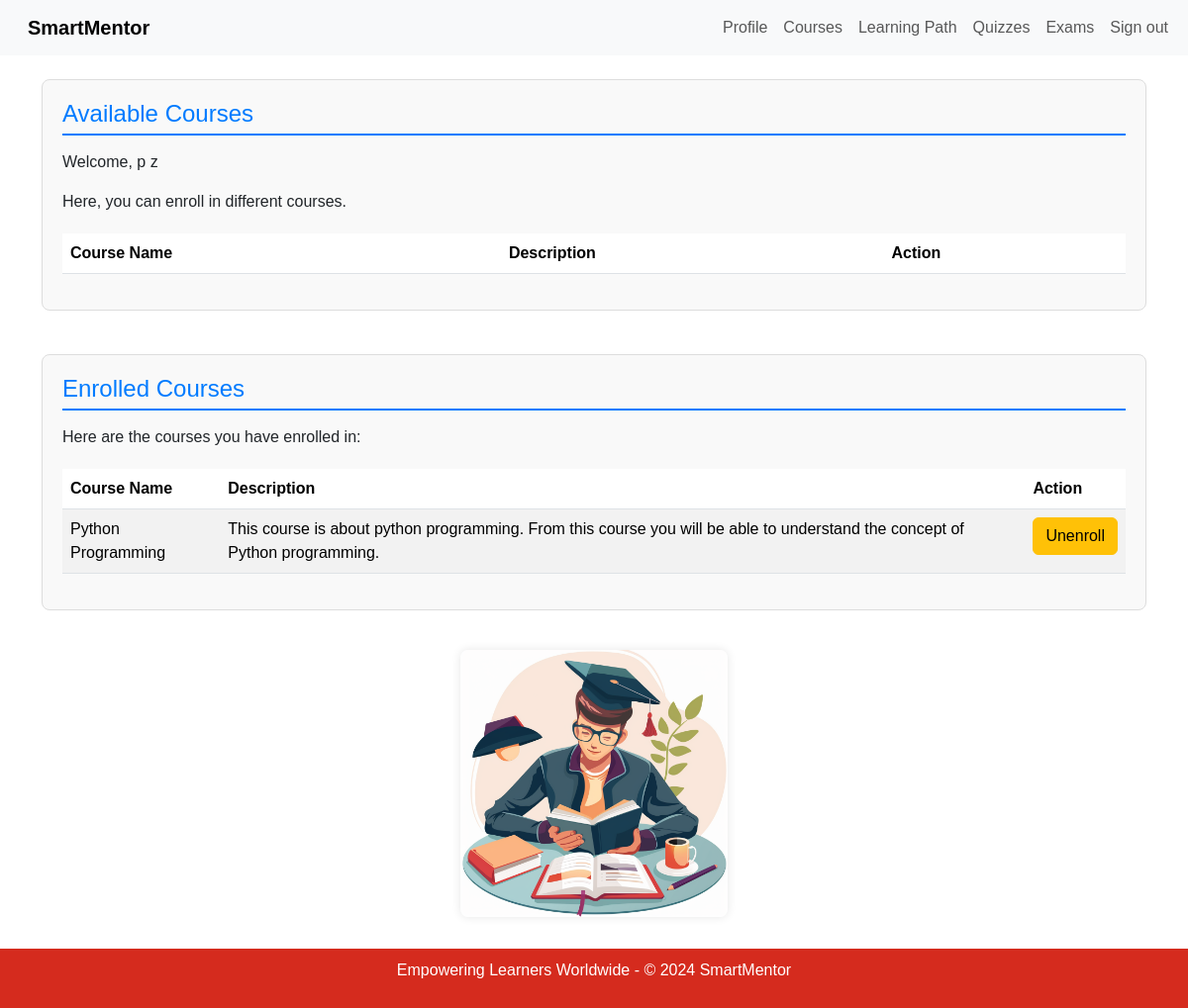
The app's page /student/courses (signed in) with its own data.
### app/models.py (models this page shows, shortened)
class Profile(models.Model):
    user = models.OneToOneField(User, on_delete=models.CASCADE)
    username = models.CharField(max_length=10, default='user')
    fname = models.CharField(max_length=50, default='fname')
    lname = models.CharField(max_length=50, default='lname')
    email = models.EmailField(max_length=50, default='email')
    role = models.CharField(max_length=10, default='student')
    date_created = models.DateTimeField(auto_now_add=True)

class Course(models.Model):
    name = models.CharField(max_length=50, default='course')
    description = models.CharField(max_length=200, default='Default description')
    pdfs = models.ManyToManyField(PDF, blank=True, related_name='courses')
    time_created = models.DateTimeField(auto_now_add=True, null=True)
    teacher = models.ForeignKey('Teacher', on_delete=models.CASCADE, related_name='courses', default=Teacher.get_default_teacher)

### app/views.py (the view, shortened to what this page needs)
# urls.py: path('student/courses', StudentCourseView.as_view(), name='student_courses'),
class StudentCourseView(LoginRequiredMixin, ListView):
    model = Course
    template_name = 'app/student_course.html'
    def get_context_data(self, **kwargs):
        context = super().get_context_data(**kwargs)
        if self.request.user.is_authenticated and hasattr(self.request.user, 'profile'):
            student_profile = self.request.user.profile.student
            enrolled_courses = student_profile.courses.all()
            all_courses = Course.objects.exclude(id__in=enrolled_courses.values_list('id', flat=True))
        else:
            all_courses = Course.objects.none()
        context['all_courses'] = all_courses
        context['enrolled_courses'] = enrolled_courses
        return context

### app/templates/app/student_course.html (shortened to what this page needs)
{% extends "app/base.html" %}
{% block content %}
{% if user.is_authenticated %}
    {% if user.profile.role == 'student' %}
        <nav class="navbar navbar-expand-lg bg-body-tertiary">
            <div class="container-fluid">
                <a class="navbar-brand" href="{% url 'home' %}">SmartMentor</a>
                <div class="collapse navbar-collapse" id="navbarSupportedContent">
                    <ul class="navbar-nav me-auto mb-2 mb-lg-0">
                        <li class="nav-item">
                            <a class="nav-link" href="{% url 'student_profile' %}">Profile</a>
                        </li>
                        <li class="nav-item">
                            <a class="nav-link" href="{% url 'student_courses' %}">Courses</a>
                        </li>
                        <li class="nav-item">
                            <a class="nav-link" href="{% url 'course_learningpath' %}">Learning Path</a>
                        </li>
                        <li class="nav-item">
                            <a class="nav-link" href="/student/quiz">Quizzes</a>
                        </li>
                        <li class="nav-item">
                            <a class="nav-link" href="{% url 'course_exam' %}">Exams</a>
                        </li>
                        <li class="nav-item">
                            <form action="{% url 'logout' %}" method="post" style="margin: 0">
                                <button type="submit" class="nav-link" style="background: none; border: none; cursor: pointer;">Sign out</button>
                            </form>
                        </li>
                    </ul>
                </div>
            </div>
        </nav>
        <br>
        <div class="container-xl">
            <section class="section">
                <h4>Available Courses</h4>
                <p>Welcome, {{ user.profile.fname }} {{ user.profile.lname }}</p>
                <p>Here, you can enroll in different courses.</p>
                <table class="table table-striped">
                    <thead>
                        <tr>
                            <th>Course Name</th>
                            <th>Description</th>
                            <th>Action</th>
                        </tr>
                    </thead>
                </table>
            </section>
        </div>
        <br>
        <div class="container-xl">
            <section class="section">
                <h4>Enrolled Courses</h4>
                <p>Here are the courses you have enrolled in:</p>
                <table class="table table-striped">
                    <thead>
                        <tr>
                            <th>Course Name</th>
                            <th>Description</th>
                            <th>Action</th>
                        </tr>
                    </thead>
                    <tbody>
                        {% for course in user.profile.student.courses.all %}
                            <tr>
                                <td>{{ course.name }}</td>
                                <td>{{ course.description }}</td>
                                <td>
                                    <form method="post" action="{% url 'unenroll_course' course.id %}">
                                        <button type="submit" class="btn btn-warning">Unenroll</button>
                                    </form>
                                </td>
                            </tr>
                        {% endfor %}
                    </tbody>
                </table>
            </section>
        </div>
        <div class="container-xl">
            <section>
                <div class="d-flex justify-content-center">
                    {% load static %}
                    <img src="{% static 'images/course_image.jpg' %}" alt="Course Image" class="img-fluid course-image">
                </div>
            </section>
        </div>
        <br><br><br>
    {% else %}
        <h1>Access Denied</h1>
        <p>You are not authorized to view this page. Please <a href="{% url 'home' %}">go back</a> to home.</p>
    {% endif %}
{% else %}
    <h1>Access Denied</h1>
    <p>You are not authorized to view this page. Please <a href="{% url 'login' %}">log in</a> to view this page.</p>
{% endif %}
{% endblock %}

### app/templates/app/student_course.html (style rules this page uses)
body { font-family: 'Arial', sans-serif; }
.navbar-brand { font-weight: bold; }
.section { margin-bottom: 20px; padding: 20px; background: #f9f9f9; border: 1px solid #ddd; border-radius: 8px; }
.section h4 { border-bottom: 2px solid #007bff; padding-bottom: 5px; margin-bottom: 15px; color: #007bff; }
.btn-warning { background-color: #ffc107; border-color: #ffc107; }
.table { margin-top: 20px; }
.course-image { max-width: 270px; max-height: 270px; border-radius: 8px; box-shadow: 0 0 10px rgba(0, 0, 0, 0.1); margin: 20px auto; display: block; }

### records on screen
Course: name "Python Programming", description "This course is about python programming. From this course you will be able to understand the concept of Python programming."

### other values on screen
{{ user.profile.fname }} "p"
{{ user.profile.lname }} "z"
